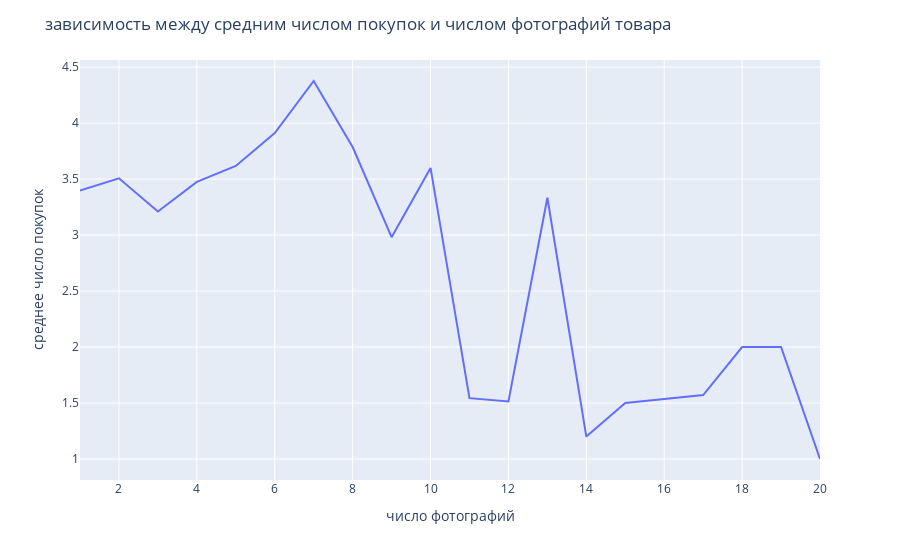

The code cell stored with this chart in its notebook:
### Code cell
fig1 = sales_stats_photos.plot()
fig1.update_layout(title=" зависимость между средним числом покупок и числом фотографий товара",
                  xaxis_title="число фотографий",
                  yaxis_title="среднее число покупок")
fig1.update_layout(showlegend=False)
fig1.show()

### Figure 1 — Plotly figure (JSON) as saved in the notebook; plotly's stock layout.template omitted (floating-point values rounded to 4 significant figures)
{"data": [{"hovertemplate": "variable=amount<br>product_photos_qty=%{x}<br>value=%{y}<extra></extra>", "legendgroup": "amount", "line": {"color": "#636efa", "dash": "solid"}, "marker": {"symbol": "circle"}, "mode": "lines", "name": "amount", "orientation": "v", "showlegend": true, "type": "scatter", "x": [1, 2, 3, 4, 5, 6, 7, 8, 9, 10, 11, 12, 13, 14, 15, 17, 18, 19, 20], "xaxis": "x", "y": [3.398, 3.507, 3.211, 3.475, 3.617, 3.911, 4.376, 3.786, 2.981, 3.6, 1.543, 1.514, 3.333, 1.2, 1.5, 1.571, 2, 2, 1], "yaxis": "y"}], "layout": {"legend": {"title": {"text": "variable"}, "tracegroupgap": 0}, "margin": {"t": 60}, "showlegend": false, "title": {"text": " зависимость между средним числом покупок и числом фотографий товара"}, "xaxis": {"anchor": "y", "domain": [0, 1], "title": {"text": "число фотографий"}}, "yaxis": {"anchor": "x", "domain": [0, 1], "title": {"text": "среднее число покупок"}}}}
